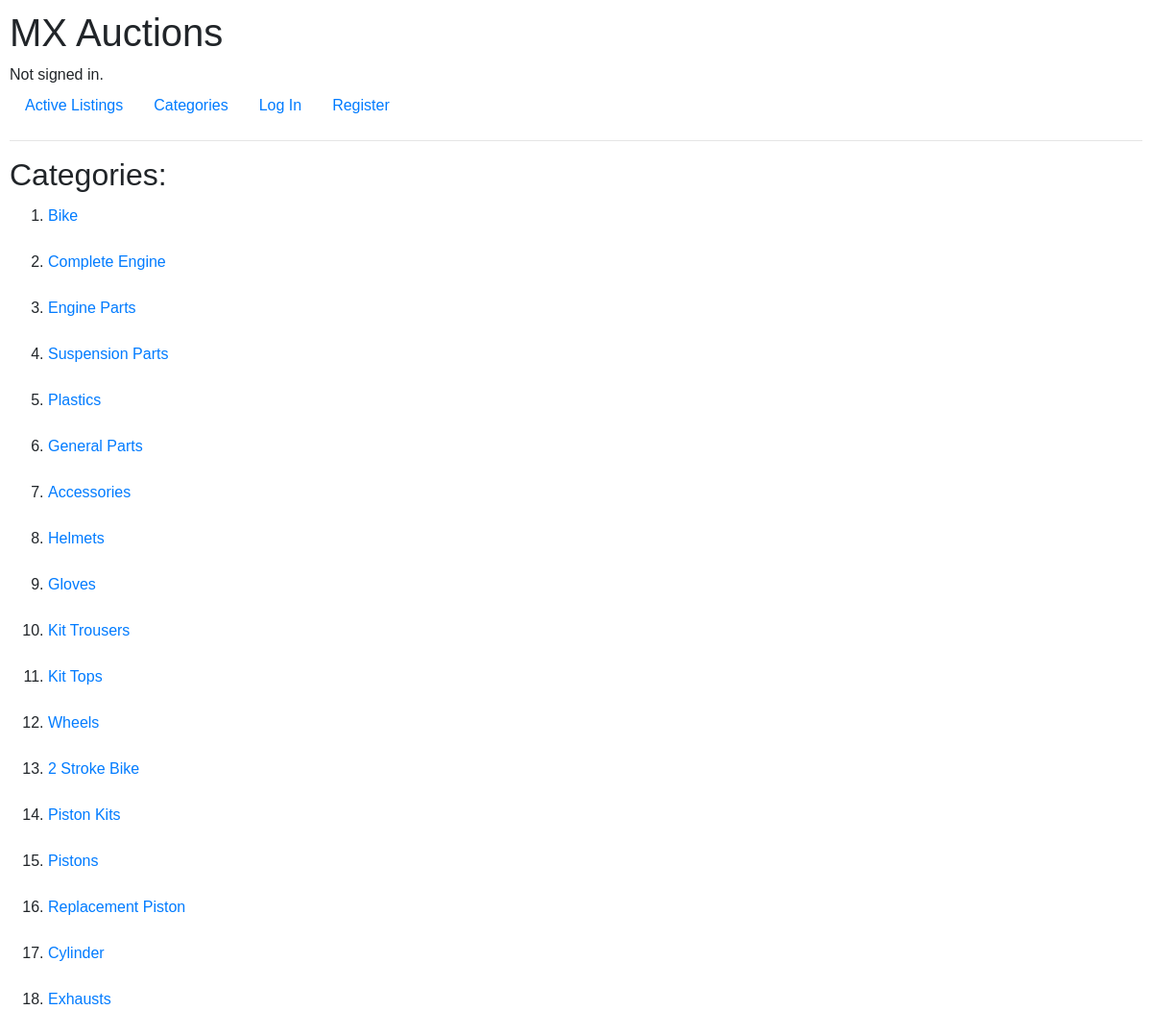
The page /categories on the database its author committed.
### auctions/models.py (models this page shows)
class Category(models.Model):
    category_name = models.CharField(max_length=256, verbose_name="Category")
    def __str__(self):
        return self.category_name

### auctions/views.py (the view)
# urls.py: path('categories', views.categories, name="categories"),
def categories(request):
    available_categories = Category.objects.all()
    print(available_categories)
    return render(request, "auctions/categories.html", {
        "categories" : available_categories,
    } )

### auctions/context_processors.py (called while the page is built)
def following_count(request):
    if request.user.is_authenticated:
        return {'following_count': request.user.following_count()}
    return {'following_count': 0}

### auctions/templates/auctions/categories.html (shortened to what this page needs)
{% extends "auctions/layout.html" %}
{% block body %}
<div class="category-header">
    <h2>Categories:<h2>
</div>
<div class = "category-container">
    {% if categories %}
    <ol>
        {% for category in categories %}
        <li class = "catagory-item">
        <a href = "{% url 'category_listings' category_name=category.category_name %}"> {{ category.category_name }} </a>
        </li>
        {% endfor %}
    </ol>
    {% else %}
    No Categories yet exist
    {% endif %}
</div>
{% endblock %}

### auctions/static/auctions/styles.css (style rules this page uses)
body { padding: 10px; font-family: sans-serif; background-color: white; }
.catagory-item { line-height: 2rem; margin-bottom: 1rem; }

### rows shown on the page
Category: category_name "Bike"
Category: category_name "Complete Engine"
Category: category_name "Engine Parts"
Category: category_name "Suspension Parts"
Category: category_name "Plastics"
Category: category_name "General Parts"
Category: category_name "Accessories"
Category: category_name "Helmets"
Category: category_name "Gloves"
Category: category_name "Kit Trousers"
Category: category_name "Kit Tops"
Category: category_name "Wheels"
Category: category_name "2 Stroke Bike"
Category: category_name "Piston Kits"
Category: category_name "Pistons"
Category: category_name "Replacement Piston"
Category: category_name "Cylinder"
Category: category_name "Exhausts"
